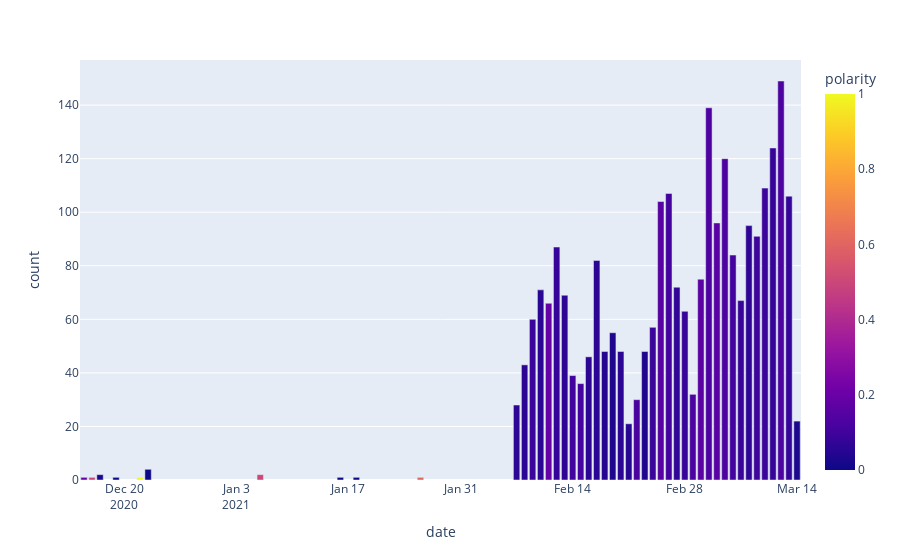

Here is the notebook cell this chart was saved with:
### Code cell
moderna_df, moderna_timeline = filter_by_vaccy(df, ['moderna'])
print(moderna_df.shape)
fig = px.bar(moderna_timeline, x='date', y='count', color='polarity')
fig.show()

### Figure 1 — Plotly figure (JSON) as saved in the notebook; plotly's stock layout.template omitted (floating-point values rounded to 4 significant figures)
{"data": [{"alignmentgroup": "True", "hovertemplate": "date=%{x}<br>count=%{y}<br>polarity=%{marker.color}<extra></extra>", "legendgroup": "", "marker": {"color": [0.1932, 0.5, 0.02597, 0, 1, -1.735e-18, 0.5, 0, 0, 0.6, 0.06496, 0.06071, 0.08953, 0.05806, 0.1917, 0.08232, 0.06425, 0.1057, 0.1149, 0.06235, 0.06253, 0.04612, 0.03666, 0.06067, 0.04893, 0.1239, 0.03663, 0.08948, 0.1597, 0.1064, 0.07, 0.08669, 0.1277, 0.1649, 0.1315, 0.1607, 0.1303, 0.1067, 0.08322, 0.06663, 0.09773, 0.09039, 0.08043, 0.1285, 0.07693, 0.0284], "coloraxis": "coloraxis", "pattern": {"shape": ""}}, "name": "", "offsetgroup": "", "orientation": "v", "showlegend": false, "textposition": "auto", "type": "bar", "x": ["2020-12-15", "2020-12-16", "2020-12-17", "2020-12-19", "2020-12-22", "2020-12-23", "2021-01-06", "2021-01-16", "2021-01-18", "2021-01-26", "2021-02-07", "2021-02-08", "2021-02-09", "2021-02-10", "2021-02-11", "2021-02-12", "2021-02-13", "2021-02-14", "2021-02-15", "2021-02-16", "2021-02-17", "2021-02-18", "2021-02-19", "2021-02-20", "2021-02-21", "2021-02-22", "2021-02-23", "2021-02-24", "2021-02-25", "2021-02-26", "2021-02-27", "2021-02-28", "2021-03-01", "2021-03-02", "2021-03-03", "2021-03-04", "2021-03-05", "2021-03-06", "2021-03-07", "2021-03-08", "2021-03-09", "2021-03-10", "2021-03-11", "2021-03-12", "2021-03-13", "2021-03-14"], "xaxis": "x", "y": [1, 1, 2, 1, 1, 4, 2, 1, 1, 1, 28, 43, 60, 71, 66, 87, 69, 39, 36, 46, 82, 48, 55, 48, 21, 30, 48, 57, 104, 107, 72, 63, 32, 75, 139, 96, 120, 84, 67, 95, 91, 109, 124, 149, 106, 22], "yaxis": "y"}], "layout": {"barmode": "relative", "coloraxis": {"colorbar": {"title": {"text": "polarity"}}, "colorscale": [[0, "#0d0887"], [0.1111, "#46039f"], [0.2222, "#7201a8"], [0.3333, "#9c179e"], [0.4444, "#bd3786"], [0.5556, "#d8576b"], [0.6667, "#ed7953"], [0.7778, "#fb9f3a"], [0.8889, "#fdca26"], [1, "#f0f921"]]}, "legend": {"tracegroupgap": 0}, "margin": {"t": 60}, "xaxis": {"anchor": "y", "domain": [0, 1], "title": {"text": "date"}}, "yaxis": {"anchor": "x", "domain": [0, 1], "title": {"text": "count"}}}}
